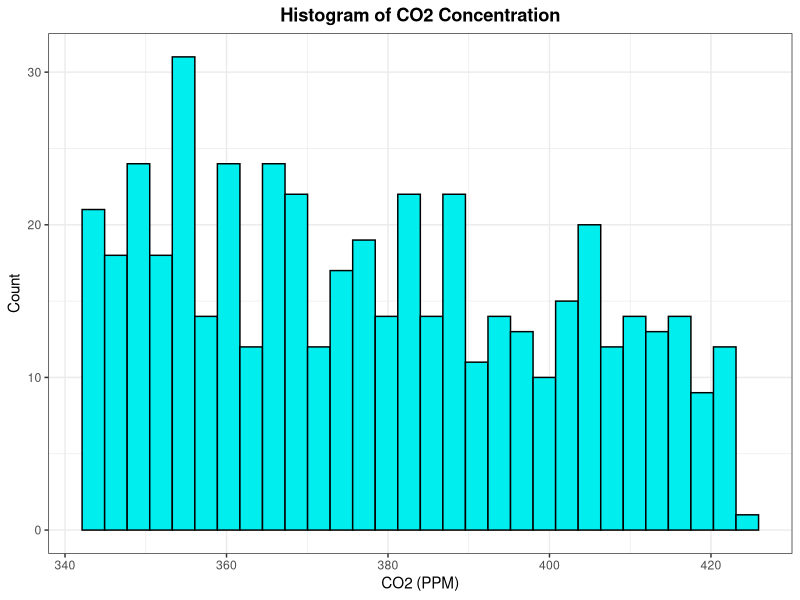
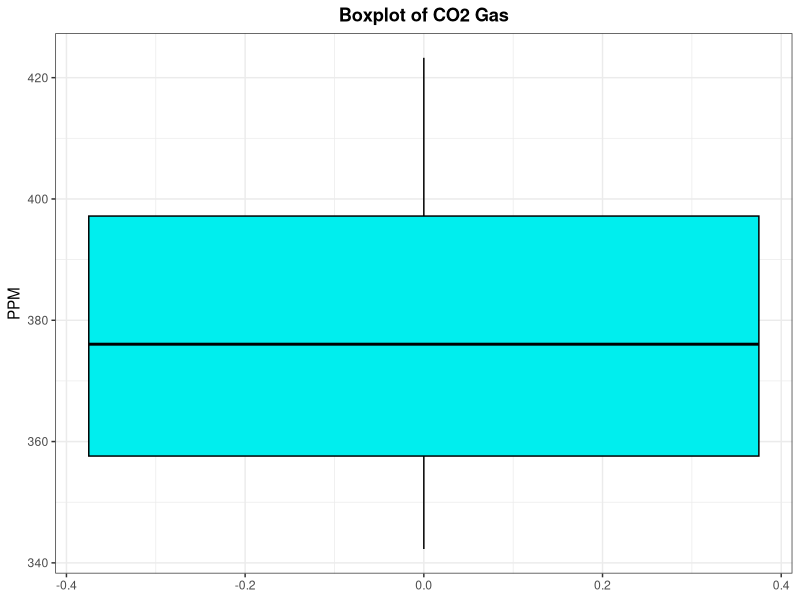
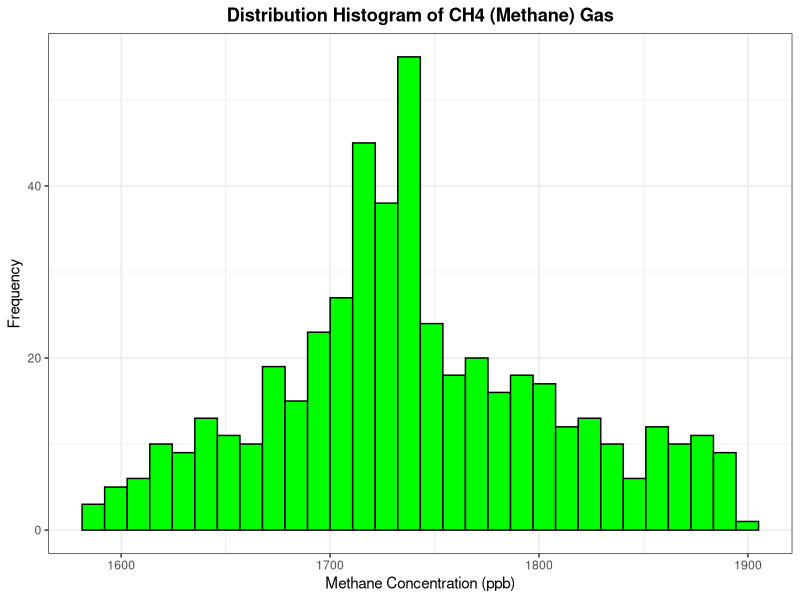
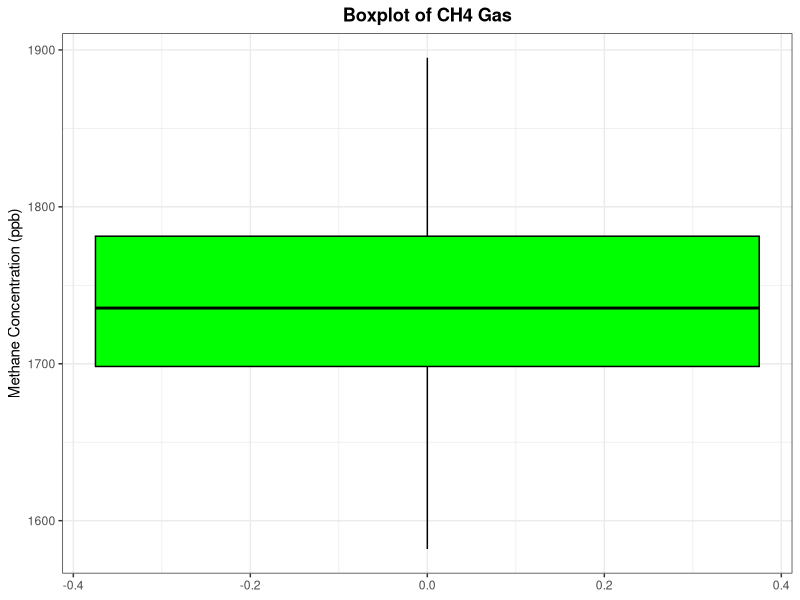
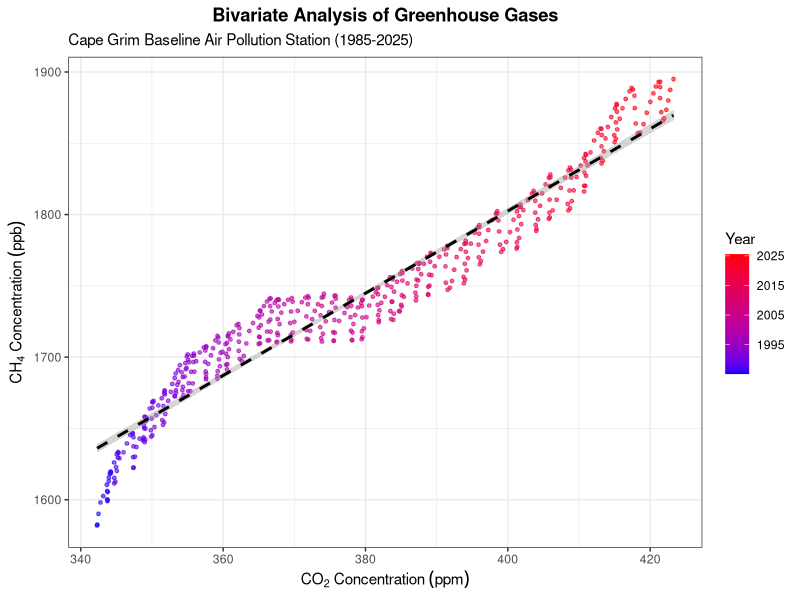
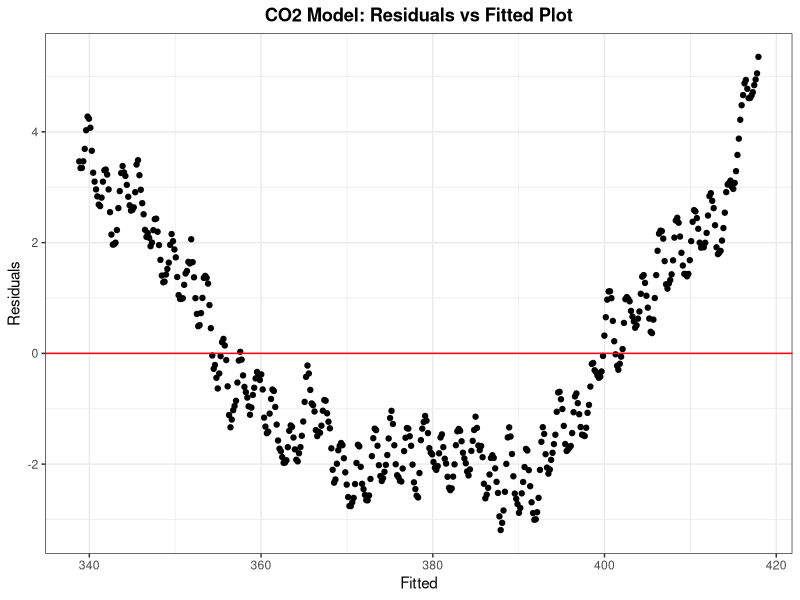
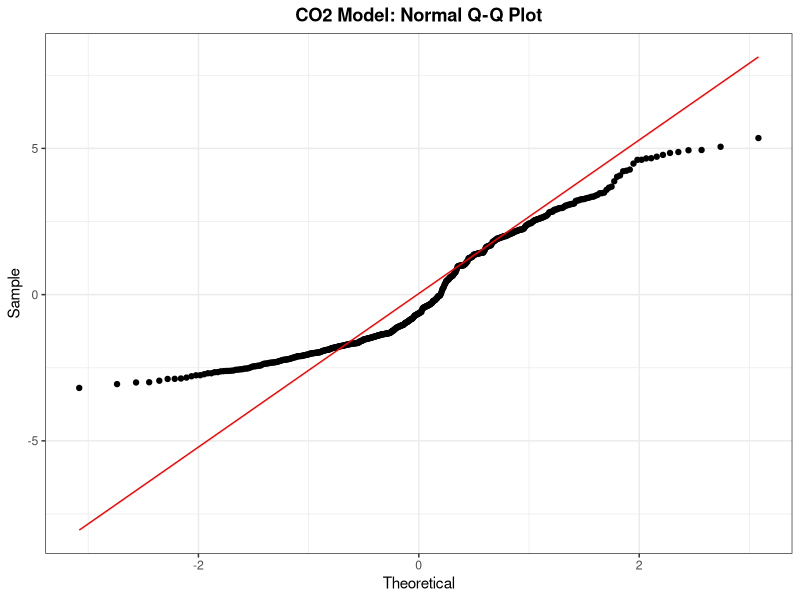
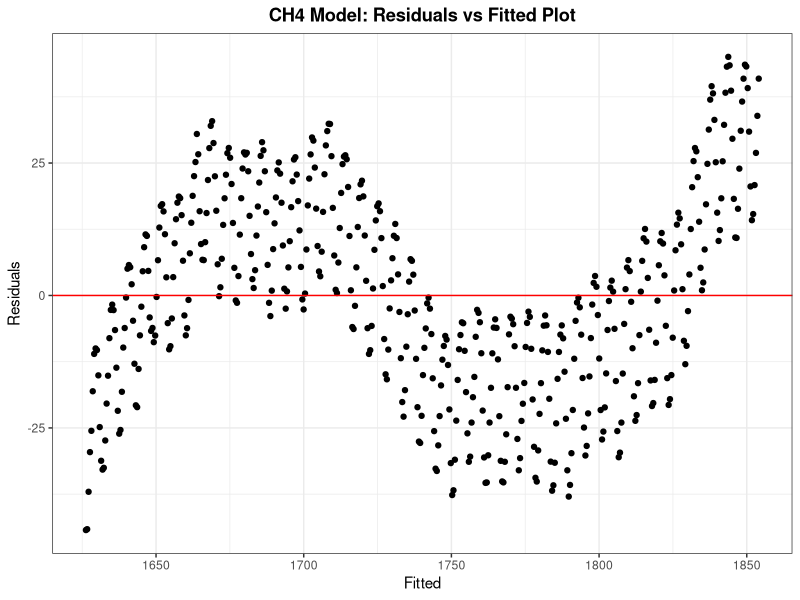

Recreate these plots in R, in order.
#' ---
#' title: "EDA Pegasus CSIRO CO2, CH4 Analysis Report"
#' author: "Peter Nyeunwoo Lee"
#' output:
#'   pdf_document:
#'     latex_engine: xelatex
#' ---

## Loading library ----

library(tidyverse)



## Raw file organisation ----

# Loading csv files to compare
df_co2 <- read.csv("CapeGrim_CO2_data_download.csv", skip = 24)

df_ch4 <- read.csv("CapeGrim_CH4_data_download.csv", skip = 24)


# Remove the rows that contain na
df_co2_new <- df_co2 %>%
  na.omit()

df_ch4_new <- df_ch4 %>%
  na.omit()



# 1. Join the two datasets horizontally based on dates
# If YYYY, MM, DD are common, they are used as keys for joining.
df_co2_ch4_bined <- left_join(df_co2_new, df_ch4_new, by = c("YYYY", "MM", "DD"))

# 2. Verify column names and perform unit conversion
df_clean <- df_co2_ch4_bined %>%
  na.omit()

# CO2, CH4 growth rate caculation (ppm per day)
df_clean <- df_clean %>%
  mutate(
    Calculated.GR.ppm.per.day = (CO2.ppm. - lag(CO2.ppm.)) / (DATE.x - lag(DATE.x)),
    Calculated.GR.ppb.per.day = (CH4.ppb. - lag(CH4.ppb.)) / (DATE.y - lag(DATE.y))
  )




## CO2 Univariate Analysis ----

# 1. Histogram: Understanding the 'shape' of the data 

ggplot(df_clean, aes(x = CO2.ppm.)) + 
  geom_histogram(color = "black", fill = "cyan2", bins = 30) + 
  labs(title = "Histogram of CO2 Concentration", x = "CO2 (PPM)", y = "Count") + 
  theme_bw() +
  theme(plot.title = element_text(face = "bold", hjust = 0.5))


# 2. Descriptive Statistics and Five-Number Summary 

summary_stats <- df_clean %>%   
  summarise(
    Minimum = min(CO2.ppm., na.rm = TRUE), 
    Q1 = quantile(CO2.ppm., probs = 0.25, na.rm = TRUE), 
    Median = median(CO2.ppm., na.rm = TRUE), 
    Mean = mean(CO2.ppm., na.rm = TRUE), 
    Q3 = quantile(CO2.ppm., probs = 0.75, na.rm = TRUE), 
    Maximum = max(CO2.ppm., na.rm = TRUE), 
    IQR = IQR(CO2.ppm., na.rm = TRUE), 
    SD = sd(CO2.ppm., na.rm = TRUE)
  )
print(summary_stats)

# 3. Outlier Identification 

co2_iqr <- summary_stats$IQR
co2_lower_bound <- summary_stats$Q1 - (1.5 * co2_iqr)
co2_upper_bound <- summary_stats$Q3 + (1.5 * co2_iqr)

print("CO2 Lower bound for outliers:")
print(co2_lower_bound)

print("CO2 Upper bound for outliers:")
print(co2_upper_bound)

# 4. Boxplot: Visualizing Five-Number Summary and Outliers

ggplot(df_clean, aes(y = CO2.ppm.)) +
  geom_boxplot(fill = "cyan2", color = "black") +
  labs(title = "Boxplot of CO2 Gas", y = "PPM") +
  theme_bw() +
  theme(plot.title = element_text(face = "bold", hjust = 0.5))



## CH4 (Methane)  Univariate Analysis ----

# 1. Histogram: Understanding the 'shape' of the data

ggplot(df_clean, aes(x = CH4.ppb.)) +
  geom_histogram(color = "black", fill = "green", bins = 30) +
  labs(title = "Distribution Histogram of CH4 (Methane) Gas",
       x = "Methane Concentration (ppb)",
       y = "Frequency") +
  theme_bw() +
  theme(plot.title = element_text(face = "bold", hjust = 0.5))

# 2. Descriptive Statistics and Five-Number Summary

ch4_summary_stats <- df_clean %>%   
  summarise(
    Minimum = min(CH4.ppb.),
    Q1 = quantile(CH4.ppb., 0.25),      
    Median = median(CH4.ppb.), # Median (Q2)
    Mean = mean(CH4.ppb.),
    Q3 = quantile(CH4.ppb., 0.75),     
    Maximum = max(CH4.ppb.),
    IQR = IQR(CH4.ppb.),               
    Std_Dev = sd(CH4.ppb.) # Standard Deviation
  )

print("Descriptive Statistics Summary for CH4:")
print(ch4_summary_stats)

# 3. Outlier Identification: 1.5 x IQR Rule 

iqr_ch4 <- ch4_summary_stats$IQR
lower_ch4 <- ch4_summary_stats$Q1 - (1.5 * iqr_ch4)
upper_ch4 <- ch4_summary_stats$Q3 + (1.5 * iqr_ch4)

cat("CH4 Lower bound for outliers:", lower_ch4, "\n")
cat("CH4 Upper bound for outliers:", upper_ch4, "\n")

# 4. Boxplot Visualization

ggplot(df_clean, aes(y = CH4.ppb.)) +
  geom_boxplot(fill = "green", color = "black") +
  labs(title = "Boxplot of CH4 Gas",
       y = "Methane Concentration (ppb)") +
  theme_bw() +
  theme(plot.title = element_text(face = "bold", hjust = 0.5))

# 5. Statistical Outlier Extraction

ch4_outliers <- boxplot.stats(df_clean$CH4.ppb.)$out
print("Detected Outliers within CH4 Data:")
print(ch4_outliers)




## CO2 vs CH4 Bivariate Analysis ----

# 1. Scatter Plot Visualization

ggplot(df_clean, aes(x = CO2.ppm., y = CH4.ppb., color = DATE.x)) +
  geom_point(size = 1, alpha = 0.6) +
  scale_color_gradient(low = "blue", high = "red") + 
  geom_smooth(method = "lm", color = "black", linetype = "dashed") + # Linear regression line
  labs(
    x = expression(CO[2]~Concentration~(ppm)),
    y = expression(CH[4]~Concentration~(ppb)),
    title = "Bivariate Analysis of Greenhouse Gases",
    subtitle = "Cape Grim Baseline Air Pollution Station (1985-2025)",
    color = "Year") +
  theme_bw() +
  theme(plot.title = element_text(hjust = 0.5, face = "bold"))


# 2. Correlation Analysis

r_value <- cor(df_clean$CO2.ppm., df_clean$CH4.ppb., use = "complete.obs")
cat("Correlation coefficient (r):", r_value, "\n")

# 3. Consolidated Summary Statistics

gas_summary <- df_clean %>%
  pivot_longer(cols = c(CO2.ppm., CH4.ppb.), 
               names_to = "Gas_Type", 
               values_to = "Concentration") %>%
  group_by(Gas_Type) %>%
  summarise(
    n = n(),
    Mean = mean(Concentration, na.rm = TRUE),
    Median = median(Concentration, na.rm = TRUE),
    SD = sd(Concentration, na.rm = TRUE),
    IQR = IQR(Concentration, na.rm = TRUE),
    Min = min(Concentration, na.rm = TRUE),
    Max = max(Concentration, na.rm = TRUE)
  )

print(gas_summary)

# 4. Outlier Detection using 1.5 x IQR Rule

df_outliers <- df_clean %>%
  summarise(
    CO2_Lower = quantile(CO2.ppm., 0.25) - 1.5 * IQR(CO2.ppm.),
    CO2_Upper = quantile(CO2.ppm., 0.75) + 1.5 * IQR(CO2.ppm.),
    CH4_Lower = quantile(CH4.ppb., 0.25) - 1.5 * IQR(CH4.ppb.),
    CH4_Upper = quantile(CH4.ppb., 0.75) + 1.5 * IQR(CH4.ppb.)
  )

print(df_outliers)




## Linear Regression Analysis ----

# 1. Make Linear regression model

co2_model <- lm(CO2.ppm. ~ DATE.x, data = df_clean)
ch4_model <- lm(CH4.ppb. ~ DATE.y, data = df_clean)

# 2. Checking Linear Regression Assumptions

### 2.1 CO2 Model Diagnostics ###

# Linearity and Constant Spread: Residuals vs Fitted Plot

ggplot(df_clean, aes(x = fitted(co2_model), y = residuals(co2_model))) +
  geom_point() +
  geom_abline(slope = 0, intercept = 0, color = "red") +
  labs(x = "Fitted", y = "Residuals", title = "CO2 Model: Residuals vs Fitted Plot") +
  theme_bw() +
  theme(plot.title = element_text(face = "bold", hjust = 0.5))

# Normality: Normal Q-Q Plot of Residuals

ggplot(mapping = aes(sample = residuals(co2_model))) +
  stat_qq(distribution = stats::qnorm) +
  stat_qq_line(distribution = stats::qnorm, color = "red") +
  labs(x = "Theoretical", y = "Sample", title = "CO2 Model: Normal Q-Q Plot") +
  theme_bw() +
  theme(plot.title = element_text(face = "bold", hjust = 0.5))

### 2.2 CH4 Model Diagnostics ###

# Linearity and Constant Spread: Residuals vs Fitted Plot

ggplot(df_clean, aes(x = fitted(ch4_model), y = residuals(ch4_model))) +
  geom_point() +
  geom_abline(slope = 0, intercept = 0, color = "red") +
  labs(x = "Fitted", y = "Residuals", title = "CH4 Model: Residuals vs Fitted Plot") +
  theme_bw() +
  theme(plot.title = element_text(face = "bold", hjust = 0.5))

# Normality: Normal Q-Q Plot of Residuals

ggplot(mapping = aes(sample = residuals(ch4_model))) +
  stat_qq(distribution = stats::qnorm) +
  stat_qq_line(distribution = stats::qnorm, color = "red") +
  labs(x = "Theoretical", y = "Sample", title = "CH4 Model: Normal Q-Q Plot") +
  theme_bw() +
  theme(plot.title = element_text(face = "bold", hjust = 0.5))

# 3. Create future data frames and calculate 'Prediction Intervals'

future_co2_df <- tibble(DATE.x = seq(2026, 2036 - 1/12, by = 1/12))
future_ch4_df <- tibble(DATE.y = seq(2026, 2036 - 1/12, by = 1/12))

# Calculate fit (prediction line), lwr (lower bound), and upr (upper bound) at a 95% confidence level

co2_pred_int <- predict(co2_model, newdata = future_co2_df, interval = "prediction", level = 0.95)
ch4_pred_int <- predict(ch4_model, newdata = future_ch4_df, interval = "prediction", level = 0.95)

# Combine the interval matrices with the future data frames

future_co2_df <- cbind(future_co2_df, co2_pred_int)
future_ch4_df <- cbind(future_ch4_df, ch4_pred_int)


# 4. CO2 visualization (both current data and prediction interval)

ggplot() +
  geom_line(data = df_clean, aes(x = DATE.x, y = CO2.ppm.), alpha = 0.4) + # current data
  # Shading the prediction interval (geom_ribbon is placed first to layer it underneath the line)
  geom_ribbon(data = future_co2_df, aes(x = DATE.x, ymin = lwr, ymax = upr), 
              fill = "red", alpha = 0.15) + # 95% prediction interval ribbon
  geom_line(data = future_co2_df, aes(x = DATE.x, y = fit), color = "red", linewidth = 1) + # prediction data (fit)
  labs(title = "CO2 Observations and 2035 Predictions (with 95% PI)", x = "Year", y = "CO2 (ppm)") +
  theme_bw() + 
  theme(plot.title = element_text(face = "bold", hjust = 0.5))


# 5. CH4 visualization (both current data and prediction interval)

ggplot() +
  geom_line(data = df_clean, aes(x = DATE.y, y = CH4.ppb.), alpha = 0.4) + # current data
  # Shading the prediction interval
  geom_ribbon(data = future_ch4_df, aes(x = DATE.y, ymin = lwr, ymax = upr), 
              fill = "blue", alpha = 0.15) + # 95% prediction interval ribbon
  geom_line(data = future_ch4_df, aes(x = DATE.y, y = fit), color = "blue", linewidth = 1) + # prediction data (fit)
  labs(title = "CH4 Observations and 2035 Predictions (with 95% PI)", x = "Year", y = "CH4 (ppb)") +
  theme_bw() + 
  theme(plot.title = element_text(face = "bold", hjust = 0.5))
